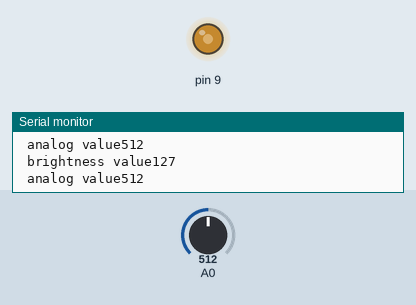
The sketch below on a simulated Arduino Uno, built with avr-gcc and run on an emulated ATmega328P. Shown: output pins drawn as LEDs (lit = HIGH), the last lines printed to the serial monitor. The test bench sets the inputs (shaded band); at power-on: A0 = 512.

Above: at 1.2 s.
1.3 s: A0 set to 420
At 2.6 s:
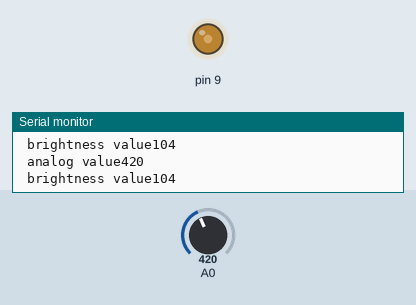
4.3 s: A0 set to 385
At 4.9 s:
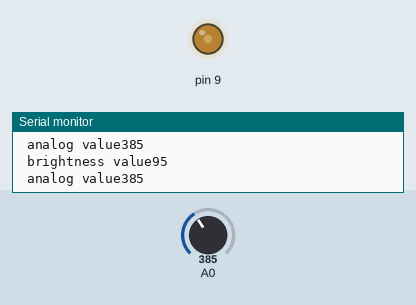
7.3 s: A0 set to 110
At 8.5 s:
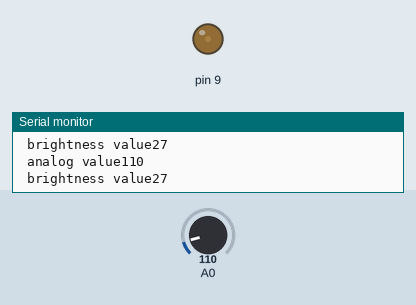
8.8 s: A0 set to 90
At 9.6 s:
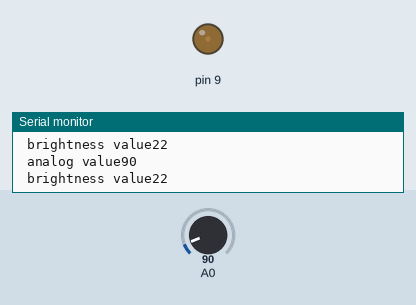
11.8 s: A0 set to 716
At 13.0 s:
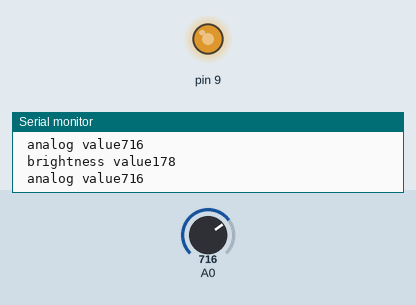
13.3 s: A0 set to 988
At 14.2 s:
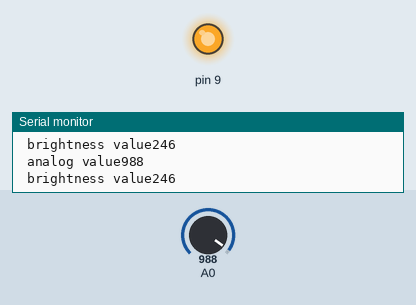
14.8 s: A0 set to 1006
Timing chart, 0 to 17.8 s (numbered marks = the images above; inputs shaded):
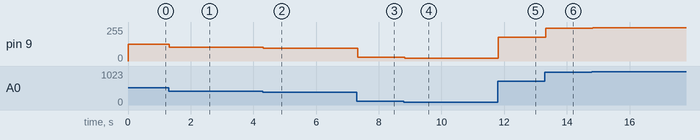

The sketch:

code.ino
```cpp
void setup()
{ Serial.begin(9600);
  pinMode(9, OUTPUT);
}

void loop()
{
  int analog=analogRead(A0);
  int brightness=map(analog,0,1023,0,255);
  analogWrite(9,brightness);
  Serial.print("\n analog value");
   Serial.print(analog);
   Serial.print("\n brightness value");
   Serial.print(brightness);
}
```

Measured:
- after the input at 1.3 s, pin 9: 127/255 → 104/255 at once
- after the input at 4.3 s, pin 9: 104/255 → 95/255 at once
- after the input at 7.3 s, pin 9: 95/255 → 27/255 at once
- after the input at 8.8 s, pin 9: 27/255 → 22/255 at once
- after the input at 11.8 s, pin 9: 22/255 → 178/255 at once
- after the input at 13.3 s, pin 9: 178/255 → 246/255 at once
- after the input at 14.8 s, pin 9: 246/255 → 250/255 at once
